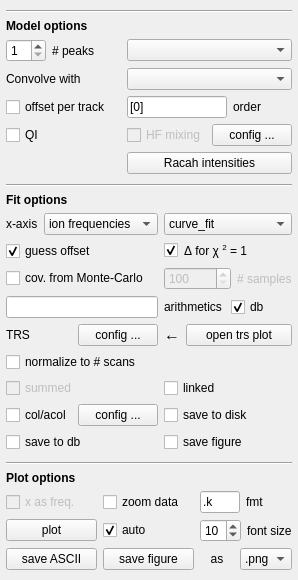
         <widget class="QWidget" name="vert_options">
          <property name="geometry">
           <rect>
            <x>0</x>
            <y>0</y>
            <width>281</width>
            <height>580</height>
           </rect>
          </property>
          <layout class="QVBoxLayout" name="vert_options_layout" stretch="1,0,0,0,1,0,0,0,1,0,0,0,1">
           <property name="leftMargin">
            <number>6</number>
           </property>
           <property name="topMargin">
            <number>6</number>
           </property>
           <property name="rightMargin">
            <number>6</number>
           </property>
           <property name="bottomMargin">
            <number>6</number>
           </property>
           <item>
            <spacer name="vert_model">
             <property name="orientation">
              <enum>Qt::Vertical</enum>
             </property>
             <property name="sizeHint" stdset="0">
              <size>
               <width>0</width>
               <height>0</height>
              </size>
             </property>
            </spacer>
           </item>
           <item>
            <widget class="Line" name="line_model">
             <property name="orientation">
              <enum>Qt::Horizontal</enum>
             </property>
            </widget>
           </item>
           <item>
            <layout class="QHBoxLayout" name="hor_model" stretch="2,3">
             <item>
              <widget class="QLabel" name="l_model_options">
               <property name="font">
                <font>
                 <weight>75</weight>
                 <bold>true</bold>
                </font>
               </property>
               <property name="text">
                <string>Model options</string>
               </property>
              </widget>
             </item>
             <item>
              <widget class="QLabel" name="l_model_file">
               <property name="styleSheet">
                <string notr="true">color: rgb(0, 0, 255);</string>
               </property>
               <property name="text">
                <string>&lt;file&gt;</string>
               </property>
              </widget>
             </item>
            </layout>
           </item>
           <item>
            <widget class="QWidget" name="grid_model" native="true">
             <layout class="QGridLayout" name="grid_model_layout" columnstretch="1,1">
              <property name="leftMargin">
               <number>0</number>
              </property>
              <property name="topMargin">
               <number>0</number>
              </property>
              <property name="rightMargin">
               <number>0</number>
              </property>
              <property name="bottomMargin">
               <number>0</number>
              </property>
              <item row="3" column="0">
               <widget class="QCheckBox" name="check_offset_per_track">
                <property name="toolTip">
                 <string>Enable individual offsets for each track.</string>
                </property>
                <property name="text">
                 <string>offset per track</string>
                </property>
               </widget>
              </item>
              <item row="1" column="1">
               <widget class="QComboBox" name="c_lineshape">
                <property name="toolTip">
                 <string>Choose a lineshape.</string>
                </property>
               </widget>
              </item>
              <item row="3" column="1">
               <layout class="QHBoxLayout" name="hott_offset_order">
                <item>
                 <widget class="QLineEdit" name="edit_offset_order">
                  <property name="maximumSize">
                   <size>
                    <width>100</width>
                    <height>16777215</height>
                   </size>
                  </property>
                  <property name="toolTip">
                   <string>Choose the highest orders of the offset parameters track-wise. E. g. [2, 1] means quadratic in track 0 and linear in track 1.</string>
                  </property>
                  <property name="text">
                   <string>[0]</string>
                  </property>
                 </widget>
                </item>
                <item>
                 <widget class="QLabel" name="l_offset_order">
                  <property name="text">
                   <string>order</string>
                  </property>
                 </widget>
                </item>
               </layout>
              </item>
              <item row="5" column="1">
               <widget class="QPushButton" name="b_racah">
                <property name="toolTip">
                 <string>Set the hyperfine peak intensities to the theoretical values.</string>
                </property>
                <property name="text">
                 <string>Racah intensities</string>
                </property>
               </widget>
              </item>
              <item row="4" column="0">
               <widget class="QCheckBox" name="check_qi">
                <property name="toolTip">
                 <string>Consider quantum interference.</string>
                </property>
                <property name="text">
                 <string>QI</string>
                </property>
               </widget>
              </item>
              <item row="1" column="0">
               <layout class="QHBoxLayout" name="hor_npeaks">
                <item>
                 <widget class="QSpinBox" name="s_npeaks">
                  <property name="maximumSize">
                   <size>
                    <width>40</width>
                    <height>16777215</height>
                   </size>
                  </property>
                  <property name="toolTip">
                   <string>Choose the multiplicity of the model.</string>
                  </property>
                  <property name="minimum">
                   <number>1</number>
                  </property>
                  <property name="value">
                   <number>1</number>
                  </property>
                 </widget>
                </item>
                <item>
                 <widget class="QLabel" name="l_npeaks">
                  <property name="text">
                   <string># peaks</string>
                  </property>
                 </widget>
                </item>
               </layout>
              </item>
              <item row="2" column="1">
               <widget class="QComboBox" name="c_convolve">
                <property name="toolTip">
                 <string>Choose a second lineshape to be convolved with the first.</string>
                </property>
               </widget>
              </item>
              <item row="2" column="0">
               <widget class="QLabel" name="l_convolve">
                <property name="text">
                 <string>Convolve with</string>
                </property>
               </widget>
              </item>
              <item row="4" column="1">
               <layout class="QHBoxLayout" name="hor_hf_mixing">
                <item>
                 <widget class="QCheckBox" name="check_hf_mixing">
                  <property name="enabled">
                   <bool>false</bool>
                  </property>
                  <property name="toolTip">
                   <string>Enable HF mixing (Open config ...).</string>
                  </property>
                  <property name="text">
                   <string>HF mixing</string>
                  </property>
                 </widget>
                </item>
                <item>
                 <widget class="QPushButton" name="b_hf_mixing">
                  <property name="toolTip">
                   <string>Configure the model for hyperfine mixing.</string>
                  </property>
                  <property name="text">
                   <string>config ...</string>
                  </property>
                 </widget>
                </item>
               </layout>
              </item>
             </layout>
            </widget>
           </item>
           <item>
            <spacer name="vert_space_fit">
             <property name="orientation">
              <enum>Qt::Vertical</enum>
             </property>
             <property name="sizeHint" stdset="0">
              <size>
               <width>0</width>
               <height>0</height>
              </size>
             </property>
            </spacer>
           </item>
           <item>
            <widget class="Line" name="line_fit">
             <property name="orientation">
              <enum>Qt::Horizontal</enum>
             </property>
            </widget>
           </item>
           <item>
            <widget class="QLabel" name="l_fit_options">
             <property name="font">
              <font>
               <weight>75</weight>
               <bold>true</bold>
              </font>
             </property>
             <property name="text">
              <string>Fit options</string>
             </property>
            </widget>
           </item>
           <item>
            <widget class="QWidget" name="grid_fit" native="true">
             <layout class="QGridLayout" name="grid_fit_layout" columnstretch="1,0">
              <property name="leftMargin">
               <number>0</number>
              </property>
              <property name="topMargin">
               <number>0</number>
              </property>
              <property name="rightMargin">
               <number>0</number>
              </property>
              <property name="bottomMargin">
               <number>0</number>
              </property>
              <item row="0" column="1">
               <widget class="QComboBox" name="c_routine">
                <property name="toolTip">
                 <string>Choose the fit routine.</string>
                </property>
                <item>
                 <property name="text">
                  <string>curve_fit</string>
                 </property>
                </item>
               </widget>
              </item>
              <item row="4" column="0">
               <layout class="QHBoxLayout" name="hor_trs">
                <item>
                 <widget class="QLabel" name="l_trs">
                  <property name="text">
                   <string>TRS</string>
                  </property>
                 </widget>
                </item>
                <item>
                 <widget class="QPushButton" name="b_trs">
                  <property name="toolTip">
                   <string>Configure the time-gates directly without opening the Tilda plot (Only applied to active file).</string>
                  </property>
                  <property name="text">
                   <string>config ...</string>
                  </property>
                 </widget>
                </item>
               </layout>
              </item>
              <item row="2" column="0">
               <widget class="QCheckBox" name="check_cov_mc">
                <property name="toolTip">
                 <string>Calculate the covariance matrix from Monte-Carlo sampling of the data.</string>
                </property>
                <property name="text">
                 <string>cov. from Monte-Carlo</string>
                </property>
               </widget>
              </item>
              <item row="8" column="1">
               <widget class="QCheckBox" name="check_save_figure">
                <property name="toolTip">
                 <string>Save a plot of the fit to the data for each fitted file.</string>
                </property>
                <property name="text">
                 <string>save figure</string>
                </property>
               </widget>
              </item>
              <item row="6" column="0">
               <widget class="QCheckBox" name="check_summed">
                <property name="enabled">
                 <bool>false</bool>
                </property>
                <property name="text">
                 <string>summed</string>
                </property>
               </widget>
              </item>
              <item row="8" column="0">
               <widget class="QCheckBox" name="check_save_to_db">
                <property name="toolTip">
                 <string>Save fit results to the database.</string>
                </property>
                <property name="text">
                 <string>save to db</string>
                </property>
               </widget>
              </item>
              <item row="2" column="1">
               <layout class="QHBoxLayout" name="hor_samples" stretch="1,0">
                <item>
                 <widget class="QSpinBox" name="s_samples_mc">
                  <property name="enabled">
                   <bool>false</bool>
                  </property>
                  <property name="minimum">
                   <number>100</number>
                  </property>
                  <property name="maximum">
                   <number>1000000</number>
                  </property>
                  <property name="singleStep">
                   <number>100</number>
                  </property>
                 </widget>
                </item>
                <item>
                 <widget class="QLabel" name="l_samples_mc">
                  <property name="enabled">
                   <bool>false</bool>
                  </property>
                  <property name="text">
                   <string># samples</string>
                  </property>
                 </widget>
                </item>
               </layout>
              </item>
              <item row="3" column="1">
               <layout class="QHBoxLayout" name="hor_arithmetics">
                <item>
                 <widget class="QLabel" name="l_arithmetics">
                  <property name="text">
                   <string>arithmetics</string>
                  </property>
                 </widget>
                </item>
                <item>
                 <widget class="QCheckBox" name="check_arithmetics">
                  <property name="toolTip">
                   <string>Use the expression specified for the selected run in the database.</string>
                  </property>
                  <property name="text">
                   <string>db</string>
                  </property>
                  <property name="checked">
                   <bool>true</bool>
                  </property>
                 </widget>
                </item>
               </layout>
              </item>
              <item row="7" column="0">
               <layout class="QHBoxLayout" name="hor_adjust" stretch="0,0">
                <property name="spacing">
                 <number>3</number>
                </property>
                <item>
                 <widget class="QCheckBox" name="check_col_acol">
                  <property name="toolTip">
                   <string>Extract absolute transition frequencies by fitting collinear and anti-collinear files.</string>
                  </property>
                  <property name="text">
                   <string>col/acol</string>
                  </property>
                 </widget>
                </item>
                <item>
                 <widget class="QPushButton" name="b_col_acol">
                  <property name="toolTip">
                   <string>Configure the col/acol fit routine.</string>
                  </property>
                  <property name="text">
                   <string>config ...</string>
                  </property>
                 </widget>
                </item>
               </layout>
              </item>
              <item row="1" column="0">
               <widget class="QCheckBox" name="check_guess_offset">
                <property name="toolTip">
                 <string>Guess initial 1. and 2. order offset parameters upon fitting.</string>
                </property>
                <property name="text">
                 <string>guess offset</string>
                </property>
                <property name="checked">
                 <bool>true</bool>
                </property>
               </widget>
              </item>
              <item row="4" column="1">
               <layout class="QHBoxLayout" name="hor_trsplot" stretch="0,1">
                <item>
                 <widget class="QLabel" name="l_trsplot">
                  <property name="font">
                   <font>
                    <pointsize>12</pointsize>
                   </font>
                  </property>
                  <property name="text">
                   <string>&lt;nobr&gt;&amp;larr;&lt;/nobr&gt;</string>
                  </property>
                 </widget>
                </item>
                <item>
                 <widget class="QPushButton" name="b_trsplot">
                  <property name="toolTip">
                   <string>Open the TRS plot to configure the time-gates (Only applied to active file).</string>
                  </property>
                  <property name="text">
                   <string>open trs plot</string>
                  </property>
                 </widget>
                </item>
               </layout>
              </item>
              <item row="1" column="1">
               <layout class="QHBoxLayout" name="hor_chi2" stretch="0,1">
                <item>
                 <widget class="QCheckBox" name="check_chi2">
                  <property name="text">
                   <string/>
                  </property>
                  <property name="checked">
                   <bool>true</bool>
                  </property>
                 </widget>
                </item>
                <item>
                 <widget class="QLabel" name="l_chi2">
                  <property name="toolTip">
                   <string>Scale the covariance matrix for &lt;nobr&gt;&amp;chi; &lt;sup&gt;2&lt;/sup&gt; = 1&lt;/nobr&gt;.</string>
                  </property>
                  <property name="text">
                   <string>&lt;nobr&gt;&amp;Delta; for &amp;chi; &lt;sup&gt;2&lt;/sup&gt; = 1&lt;/nobr&gt;</string>
                  </property>
                 </widget>
                </item>
               </layout>
              </item>
              <item row="0" column="0">
               <layout class="QHBoxLayout" name="hor_xaxis" stretch="0,1">
                <item>
                 <widget class="QLabel" name="l_xaxis">
                  <property name="text">
                   <string>x-axis</string>
                  </property>
                 </widget>
                </item>
                <item>
                 <widget class="QComboBox" name="c_xaxis">
                  <property name="toolTip">
                   <string>Choose the x-axis</string>
                  </property>
                  <property name="currentIndex">
                   <number>0</number>
                  </property>
                  <item>
                   <property name="text">
                    <string>ion frequencies</string>
                   </property>
                  </item>
                  <item>
                   <property name="text">
                    <string>lab frequencies</string>
                   </property>
                  </item>
                  <item>
                   <property name="text">
                    <string>DAC voltages</string>
                   </property>
                  </item>
                  <item>
                   <property name="text">
                    <string>voltages</string>
                   </property>
                  </item>
                 </widget>
                </item>
               </layout>
              </item>
              <item row="3" column="0">
               <widget class="QLineEdit" name="edit_arithmetics">
                <property name="toolTip">
                 <string>Combine the scalers into a sum via a list of indices or into a arithmetic expression via the variables &lt;i&gt;s0&lt;/i&gt;, &lt;i&gt;s1&lt;/i&gt;, ... .</string>
                </property>
               </widget>
              </item>
              <item row="6" column="1">
               <widget class="QCheckBox" name="check_linked">
                <property name="toolTip">
                 <string>Use linked fitting.</string>
                </property>
                <property name="text">
                 <string>linked</string>
                </property>
               </widget>
              </item>
              <item row="5" column="0">
               <widget class="QCheckBox" name="check_norm_scans">
                <property name="text">
                 <string>normalize to # scans</string>
                </property>
               </widget>
              </item>
              <item row="7" column="1">
               <widget class="QCheckBox" name="check_save_to_disk">
                <property name="toolTip">
                 <string>Save fit results to the disk.</string>
                </property>
                <property name="text">
                 <string>save to disk</string>
                </property>
               </widget>
              </item>
             </layout>
            </widget>
           </item>
           <item>
            <spacer name="vert_space_plot">
             <property name="orientation">
              <enum>Qt::Vertical</enum>
             </property>
             <property name="sizeHint" stdset="0">
              <size>
               <width>0</width>
               <height>0</height>
              </size>
             </property>
            </spacer>
           </item>
           <item>
            <widget class="Line" name="line_plot">
             <property name="orientation">
              <enum>Qt::Horizontal</enum>
             </property>
            </widget>
           </item>
           <item>
            <widget class="QLabel" name="l_plot_options">
             <property name="font">
              <font>
               <weight>75</weight>
               <bold>true</bold>
              </font>
             </property>
             <property name="text">
              <string>Plot options</string>
             </property>
            </widget>
           </item>
           <item>
            <widget class="QWidget" name="grid_plot" native="true">
             <layout class="QGridLayout" name="grid_plot_layout" columnstretch="1,1,1">
              <property name="leftMargin">
               <number>0</number>
              </property>
              <property name="topMargin">
               <number>0</number>
              </property>
              <property name="rightMargin">
               <number>0</number>
              </property>
              <property name="bottomMargin">
               <number>0</number>
              </property>
              <item row="0" column="2">
               <layout class="QHBoxLayout" name="hor_fmt">
                <item>
                 <widget class="QLineEdit" name="edit_fmt">
                  <property name="maximumSize">
                   <size>
                    <width>40</width>
                    <height>16777215</height>
                   </size>
                  </property>
                  <property name="toolTip">
                   <string>Choose the errorbar style and color.</string>
                  </property>
                  <property name="text">
                   <string>.k</string>
                  </property>
                 </widget>
                </item>
                <item>
                 <widget class="QLabel" name="l_fmt">
                  <property name="text">
                   <string>fmt</string>
                  </property>
                 </widget>
                </item>
               </layout>
              </item>
              <item row="1" column="0">
               <widget class="QPushButton" name="b_plot">
                <property name="toolTip">
                 <string>Show/update plot.</string>
                </property>
                <property name="text">
                 <string>plot</string>
                </property>
               </widget>
              </item>
              <item row="1" column="1">
               <widget class="QCheckBox" name="check_auto">
                <property name="toolTip">
                 <string>Auto-update plot.</string>
                </property>
                <property name="text">
                 <string>auto</string>
                </property>
                <property name="checked">
                 <bool>true</bool>
                </property>
               </widget>
              </item>
              <item row="1" column="2">
               <layout class="QHBoxLayout" name="hor_fontsize" stretch="0,0">
                <item>
                 <widget class="QSpinBox" name="s_fontsize">
                  <property name="minimum">
                   <number>1</number>
                  </property>
                  <property name="value">
                   <number>10</number>
                  </property>
                 </widget>
                </item>
                <item>
                 <widget class="QLabel" name="l_fontsize">
                  <property name="text">
                   <string>font size</string>
                  </property>
                 </widget>
                </item>
               </layout>
              </item>
              <item row="2" column="0">
               <widget class="QPushButton" name="b_save_ascii">
                <property name="toolTip">
                 <string>Save the current plot as an ASCII file.</string>
                </property>
                <property name="text">
                 <string>save ASCII</string>
                </property>
               </widget>
              </item>
              <item row="2" column="1">
               <widget class="QPushButton" name="b_save_figure">
                <property name="toolTip">
                 <string>Save the current plot as an image.</string>
                </property>
                <property name="text">
                 <string>save figure</string>
                </property>
               </widget>
              </item>
              <item row="2" column="2">
               <layout class="QHBoxLayout" name="hor_save_fig">
                <item>
                 <widget class="QLabel" name="l_as">
                  <property name="text">
                   <string>as</string>
                  </property>
                  <property name="alignment">
                   <set>Qt::AlignCenter</set>
                  </property>
                 </widget>
                </item>
                <item>
                 <widget class="QComboBox" name="c_fig">
                  <item>
                   <property name="text">
                    <string>.png</string>
                   </property>
                  </item>
                  <item>
                   <property name="text">
                    <string>.pdf</string>
                   </property>
                  </item>
                 </widget>
                </item>
               </layout>
              </item>
              <item row="0" column="1">
               <widget class="QCheckBox" name="check_zoom_data">
                <property name="toolTip">
                 <string>Zoom the plot window to the data.</string>
                </property>
                <property name="text">
                 <string>zoom data</string>
                </property>
               </widget>
              </item>
              <item row="0" column="0">
               <widget class="QCheckBox" name="check_x_as_freq">
                <property name="enabled">
                 <bool>false</bool>
                </property>
                <property name="toolTip">
                 <string>Display the x-axis in frequencies or voltages (Only changes plot).</string>
                </property>
                <property name="text">
                 <string>x as freq.</string>
                </property>
                <property name="tristate">
                 <bool>true</bool>
                </property>
               </widget>
              </item>
             </layout>
            </widget>
           </item>
           <item>
            <spacer name="vert_space_action">
             <property name="orientation">
              <enum>Qt::Vertical</enum>
             </property>
             <property name="sizeHint" stdset="0">
              <size>
               <width>0</width>
               <height>0</height>
              </size>
             </property>
            </spacer>
           </item>
          </layout>
         </widget>
